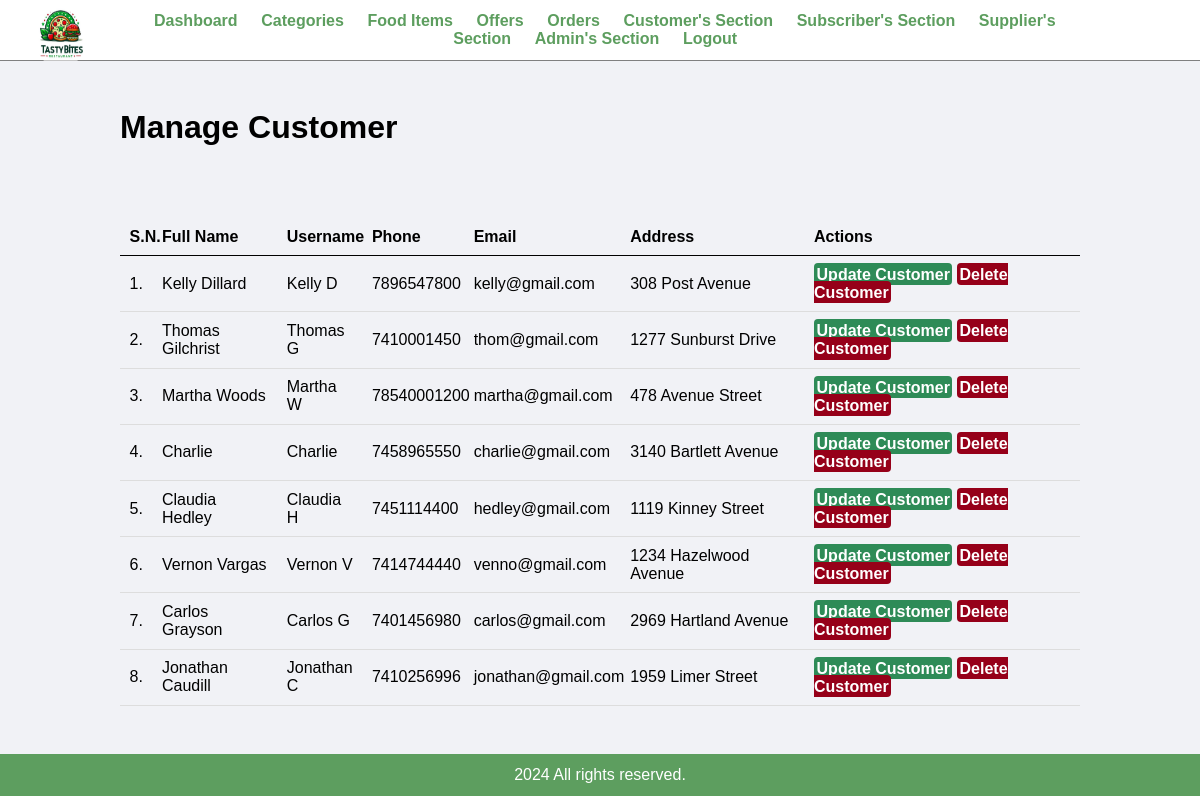
Screenshot of /admin/manage-customer.php (signed in) with the database file from the repository.
### tables this page shows
CREATE TABLE IF NOT EXISTS `tbl_customer` (
  `id` int(10) UNSIGNED NOT NULL AUTO_INCREMENT,
  `full_name` varchar(100) NOT NULL,
  `username` varchar(100) NOT NULL,
  `password` varchar(255) NOT NULL,
  `phone` varchar(20) NOT NULL,
  `email` varchar(150) NOT NULL,
  `address` varchar(255) NOT NULL,
  PRIMARY KEY (`id`)
);

### admin/manage-customer.php (the view, shortened to what this page needs)
<?php include('partials/menu.php'); ?>
        <div class="main-content">
            <div class="wrapper">
                <h1>Manage Customer</h1>
                <br />
                <br><br><br>
                <table class="tbl-full">
                    <tr>
                        <th>S.N.</th>
                        <th>Full Name</th>
                        <th>Username</th>
                        <th>Phone</th>
                        <th>Email</th>
                        <th>Address</th>
                        <th>Actions</th>
                    </tr>
                    <?php
                        $sql = "SELECT * FROM tbl_customer";
                        $res = mysqli_query($conn, $sql);
                        if($res==TRUE)
                        {
                            $count = mysqli_num_rows($res);
                            $sn=1;
                            if($count>0)
                            {
                                while($rows=mysqli_fetch_assoc($res))
                                {
                                    $id=$rows['id'];
                                    $full_name=$rows['full_name'];
                                    $username=$rows['username'];
                                    $phone=$rows['phone'];
                                    $email=$rows['email'];
                                    $address=$rows['address'];
                                    ?>
                                    <tr>
                                        <td><?php echo $sn++; ?>. </td>
                                        <td><?php echo $full_name; ?></td>
                                        <td><?php echo $username; ?></td>
                                        <td><?php echo $phone; ?></td>
                                        <td><?php echo $email; ?></td>
                                        <td><?php echo $address; ?></td>
                                        <td>
                                            <a href="<?php echo SITEURL; ?>admin/update-customer.php?id=<?php echo $id; ?>" class="btn-secondary">Update Customer</a>
                                            <a href="<?php echo SITEURL; ?>admin/delete-customer.php?id=<?php echo $id; ?>" class="btn-danger">Delete Customer</a>
                                        </td>
                                    </tr>
                                    <?php
                                }
                            }
                        }
                    ?>
                </table>
            </div>
        </div>
<?php include('partials/footer.php'); ?>

### css/admin.css (style rules this page uses)
* { margin: 0; padding: 0; font-family: Arial, Helvetica, sans-serif; }
.wrapper { padding: 1%; width: 80%; margin: 0 auto; }
.tbl-full { width: 100%; }
table { border-collapse: collapse; width: 100%; }
th, td { padding: 8px; text-align: left; border-bottom: 1px solid #ddd; }
table tr th { border-bottom: 1px solid black; padding: 1%; text-align: left; }
table tr td { padding: 1%; }
.btn-secondary { background-color: #2e8b57; border-radius:4px; padding: 1%; color: white; text-decoration: none; font-weight: bold; }
.btn-danger { background-color: #960019; border-radius:4px; padding: 1%; color: white; text-decoration: none; font-weight: bold; }
.main-content { background-color: #f1f2f6; padding: 3% 0; }

### rows the page displays
tbl_customer: full_name "Kelly Dillard", username "Kelly D", phone "7896547800", email "kelly@gmail.com", address "308 Post Avenue"
tbl_customer: full_name "Thomas Gilchrist", username "Thomas G", phone "7410001450", email "thom@gmail.com", address "1277 Sunburst Drive"
tbl_customer: full_name "Martha Woods", username "Martha W", phone "78540001200", email "martha@gmail.com", address "478 Avenue Street"
tbl_customer: full_name "Charlie", username "Charlie", phone "7458965550", email "charlie@gmail.com", address "3140 Bartlett Avenue"
tbl_customer: full_name "Claudia Hedley", username "Claudia H", phone "7451114400", email "hedley@gmail.com", address "1119 Kinney Street"
tbl_customer: full_name "Vernon Vargas", username "Vernon V", phone "7414744440", email "venno@gmail.com", address "1234 Hazelwood Avenue"
tbl_customer: full_name "Carlos Grayson", username "Carlos G", phone "7401456980", email "carlos@gmail.com", address "2969 Hartland Avenue"
tbl_customer: full_name "Jonathan Caudill", username "Jonathan C", phone "7410256996", email "jonathan@gmail.com", address "1959 Limer Street"
